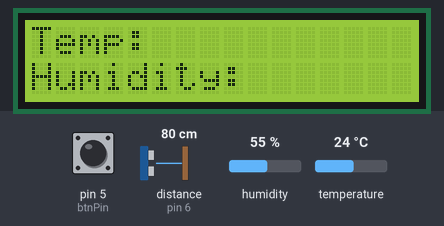
Bench run of a sketch on a simulated Arduino Uno, built with avr-gcc and run on an emulated ATmega328P. Shown: 16×2 character LCD. Wiring (inferred from the names in the program): ultrasonic range finder: trigger pin 4; echo pin 6. Inputs (shaded band) come from the test bench; at power-on: distance to the obstacle (sensor on pin 6) 80 cm, pin 5 (btnPin) HIGH, humidity 55 %, temperature 24 °C. The echo pulse lasts 58.3 µs per cm; what the sketch prints to the serial monitor is not drawn.

Above: at 0.2 s.
1.3 s: distance to the obstacle (sensor on pin 6) set to 2 cm
At 2.5 s:
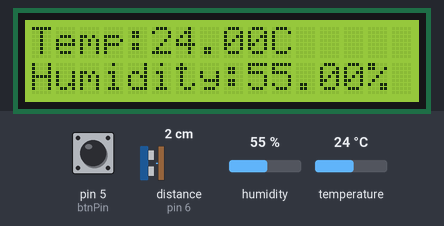
2.8 s: pin 5 (btnPin) pulled LOW for 1 s
At 3.06 s:
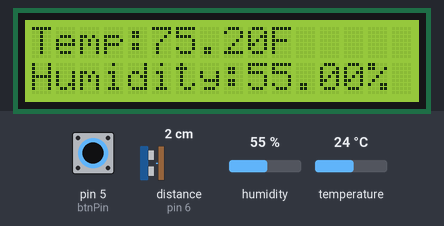
5.3 s: humidity set to 22 %
At 7.7 s:
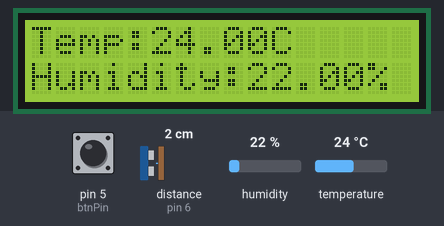
8.0 s: temperature set to 12 °C
At 9.7 s:
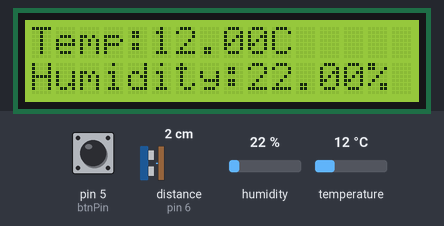
10.1 s: pin 5 (btnPin) pulled LOW for 0.3 s
At 11.1 s:
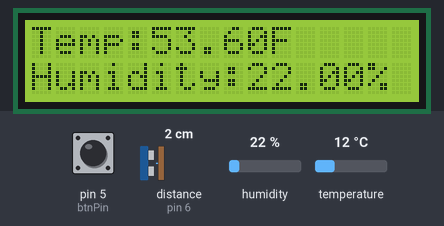
11.9 s: humidity set to 40 %
At 13.5 s:
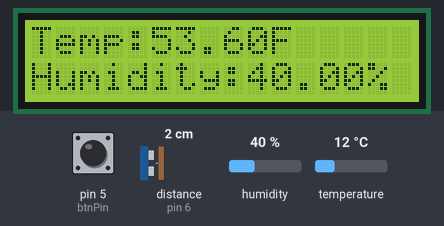
Timing chart, 0 to 15.0 s (numbered marks = the images above; inputs shaded):
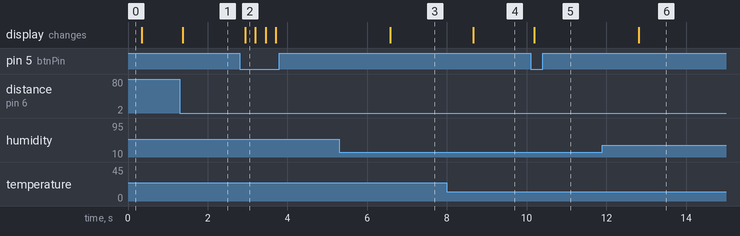

Measured:
- after the input at 1.3 s, the display: changes after 0.08 s (image 1)
- after the input at 2.8 s, the display: changes after 0.14 s (image 2)
- after the input at 5.3 s, the display: changes after 1.3 s (image 3)
- after the input at 8.0 s, the display: changes after 0.66 s (image 4)
- after the input at 10.1 s, the display: changes after 0.10 s (image 5)
- after the input at 11.9 s, the display: changes after 0.91 s (image 6)

The sketch:

Temp_Humidity_Sensor.ino
```cpp
#include<LiquidCrystal.h>
#include<DHT.h>
#define Type DHT11

int echoPin = 6;
int trigPin = 4;
int travelTime;

int sensorPin = 2;
int btnPin = 5;
int btnVal;
bool celsius = true;

int rs = 7;
int en = 8;
int d4 = 9;
int d5 = 10;
int d6 = 11;
int d7 = 12;
LiquidCrystal lcd(rs, en, d4, d5, d6, d7);

DHT HT(sensorPin, Type);
float humidity;
float temp;

void setup() {
  Serial.begin(9600);
  pinMode(trigPin, OUTPUT);
  pinMode(echoPin, INPUT);
  pinMode(btnPin, INPUT);
  digitalWrite(btnPin, HIGH);
  HT.begin();
  lcd.begin(16, 2);
  lcd.print("Temp: ");
  lcd.setCursor(0,1);
  lcd.print("Humidity: ");
}

void loop() {
  delay(250);
  temp = HT.readTemperature();
  Serial.println(temp);
  humidity=HT.readHumidity();
  Serial.println(humidity);


  getTravelTime();

  if(travelTime > 3500){
    lcd.clear();
  }else{
    printHumidity();
    btnVal = digitalRead(btnPin);
    if(btnVal == 0){
      celsius = !celsius;
      //delay(500);
    }
    if(celsius){
      printTempC();
    }else{
      printTempF();
    }
  }
 }

void printHumidity(){
  lcd.setCursor(0,1);
  lcd.print("Humidity: ");
  lcd.setCursor(9,1);
  humidity=HT.readHumidity();
  lcd.print(humidity);
  lcd.setCursor(14,1);
  lcd.print("%");
}

void printTempC(){
  lcd.setCursor(0, 0);
  lcd.print("Temp: ");
  temp = HT.readTemperature();
  lcd.setCursor(5,0);
  lcd.print(temp);
  lcd.setCursor(10,0);
  lcd.print("C");
}

void printTempF(){
  lcd.setCursor(0, 0);
  lcd.print("Temp: ");
  temp = HT.readTemperature(true);
  lcd.setCursor(5,0);
  lcd.print(temp);
  lcd.setCursor(10,0);
  lcd.print("F");
}

void getTravelTime(){
  digitalWrite(trigPin, LOW);
  delayMicroseconds(10);
  digitalWrite(trigPin, HIGH);
  delayMicroseconds(10);
  digitalWrite(trigPin, LOW);
  travelTime = pulseIn(echoPin, HIGH);
}
```
